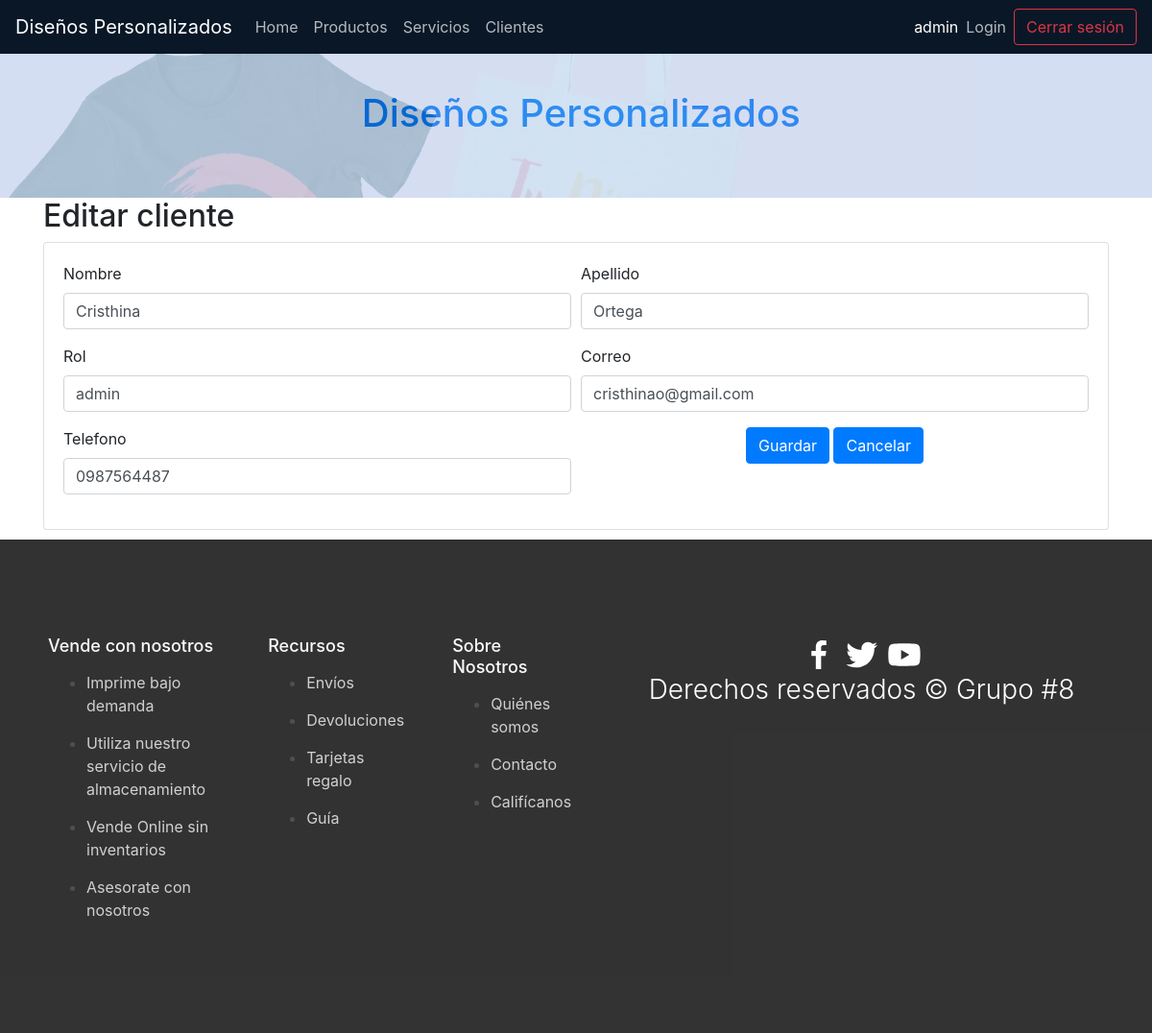
The app's page /index.php?c=clientes&f=view_edit&id=4 (signed in) with its own data.
### tables this page shows
CREATE TABLE `clientes` (
  `id` int(11) NOT NULL,
  `nombre` varchar(255) NOT NULL,
  `apellido` varchar(255) NOT NULL,
  `telefono` varchar(50) NOT NULL,
  `correo_electronico` varchar(255) NOT NULL,
  `rol` varchar(20) NOT NULL
);

### controller/ClientesController.php (called while the page is built, shortened)
<?php
require_once 'model/dao/ClientesDAO.php';
class ClientesController {
    private $cliente;
    public function __construct() {
        $this->cliente = new ClientesDAO();
    }
     public function view_edit(){
       $id= $_REQUEST['id'];
      $clien = $this->cliente->selectOne($id);
      $titulo="Editar cliente";
      require_once VCLIENTES.'edit.php';
    }
}
?>

### controller/FrontController.php (called while the page is built, shortened)
<?php
class FrontController {
    public function ruteo()
    {
        $funcion = (!empty($_REQUEST['f'])) ? htmlentities($_REQUEST['f']) : FUNCION_PRINCIPAL;
        $cont = new  $controlador();
        $cont->$funcion();
    }
}
?>

### index.php (called while the page is built)
<?php
require_once 'controller/FrontController.php';
$front = new FrontController();
$front->ruteo();

### config/Conexion.php (called while the page is built)
<?php
class Conexion {
    public static function getConexion() {
         $dsn = 'mysql:host=localhost;port=3306;dbname=' . DBNAME;
        $conexion = null;
        try {
            $conexion = new PDO($dsn, DBUSER, DBPASSWORD);
             $conexion->setAttribute(PDO::ATTR_ERRMODE, PDO::ERRMODE_EXCEPTION);
        } catch (Exception $e) {
            echo $e;
            die("error " . $e->getMessage());
        }
        return $conexion;
    }
}

### model/dao/ClientesDAO.php (called while the page is built, shortened)
<?php
require_once 'config/Conexion.php';
class ClientesDAO {
    private $cln;
    public function __construct() {
        $this->cln = Conexion::getConexion();
    }
  public function selectOne($id) {
    $sql = "select * from clientes where ".
    "id=:id";
    $stmt = $this->cln->prepare($sql);
    $data = ['id' => $id];
    $stmt->execute($data);
    $cliente = $stmt->fetch(PDO::FETCH_ASSOC);
    return $cliente;
}
}
?>

### view/clientes/clientes.edit.php (the view, shortened to what this page needs)
<div class="container">
<h2> <?php echo $titulo?></h2>
    <div class="card card-body">
        <form action="index.php?c=clientes&f=edit" method="POST" name="formProdNuevo" id="formProdNuevo">
            <div class="form-row">
               <div class="form-group col-sm-6">
                    <label for="nombre">Nombre</label>
                    <input type="text" name="nombre" id="nombre" value="<?php echo $clien['nombre']; ?>" class="form-control" placeholder="nombre" required>
                </div>
                <div class="form-group col-sm-6">
                    <label for="nombre">Apellido</label>
                    <input type="text" name="apellido" id="apellido" value="<?php echo $clien['apellido']; ?>" class="form-control" placeholder="apellido" required>
                </div>
                <div class="form-group col-sm-6">
                    <label for="rol">Rol</label>
                    <input type="text" name="rol" id="rol" value="<?php echo $clien['rol']; ?>" class="form-control" placeholder="rol" required>
                </div>
                <div class="form-group col-sm-6">
                    <label for="correo">Correo</label>
                    <input type="text" name="correo" id="correo" value="<?php echo $clien['correo_electronico']; ?>" class="form-control" placeholder="correo_electronico" required>
                </div>
                <div class="form-group col-sm-6">
                    <label for="telefono">Telefono</label>
                    <input type="text" name="telefono" id="telefono" value="<?php echo $clien['telefono']; ?>" class="form-control" placeholder="telefono" required>
                </div>
                <div class="form-group mx-auto">
                    <button type="submit" class="btn btn-primary"
                     onclick="if (!confirm('Esta seguro de modificar el cliente?')) return false;" >Guardar</button>
                    <a href="index.php?c=clientes&f=index" class="btn btn-primary">Cancelar</a>
                </div>
            </div>
        </form>
    </div>
</div>

### records on screen
clientes: nombre "Cristhina", apellido "Ortega", rol "admin", correo "cristhinao@gmail.com", telefono "0987564487"

### other values on screen
$_SESSION['name'] "admin"
$titulo "Editar cliente"
